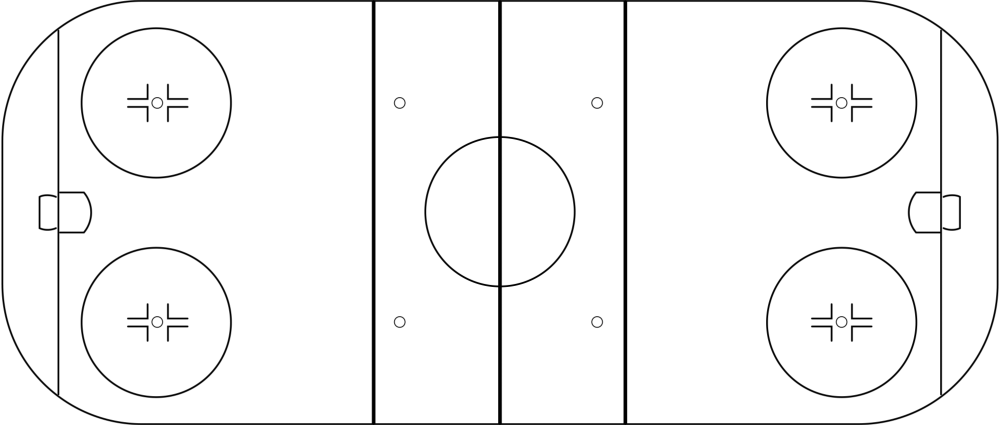
#> input picture hockey_env/rink_template.png, 2000 x 850 px, found by its file name (shown at 1/2 size)
$ jupyter execute --allow-errors Questionnaire.ipynb   (shell and % lines are left out)
#> lines starting #> are read from the running program, lines starting #| are printed output that depends on the picture
[cell 1]
from hockey_rink import NHLRink, RinkImage
import matplotlib.pyplot as plt
import pandas as pd
import seaborn as sns
import numpy as np
from scipy import stats
import statsmodels.formula.api as smf
import matplotlib.pyplot as plt
from matplotlib.colors import ListedColormap, BoundaryNorm
from matplotlib.patches import Rectangle
import matplotlib.pyplot as plt
import matplotlib.image as mpimg
from sklearn.metrics import mean_squared_error, r2_score
from sklearn.model_selection import TimeSeriesSplit
from sklearn.model_selection import GridSearchCV
from sklearn.model_selection import cross_val_score

from sklearn.ensemble import RandomForestRegressor
from sklearn.model_selection import train_test_split
import math

[cell 2]
#pd.set_option('display.max_columns', None)
#pd.set_option('display.max_rows',None)

[cell 3]
#load in rink image and data
img = mpimg.imread(r'C:\Users\kjcs2\GitHub\hockey\hockey_env\rink_template.png')
#> img is the input picture: shape (850, 2000, 4) float32; mean R, G, B, A 0.00142, 0.00142, 0.00142, 0.0393
event_data = pd.read_csv("DA_Tutorial24_Event_Data.csv")
#> (reads hockey_env/DA_Tutorial24_Event_Data.csv from the repository)
ovi_data = event_data
#> (the rest of this cell did not finish here and is left out)

[cell 4]
#explore event_data df
event_data.describe()

[cell 5]
#convert the compiled game time from seconds into minutes and periods for easier interpretation
event_data['minutes'] = round(event_data['compiledgametime']/60,2)
event_data['period'] = np.where(event_data['minutes'] <= 20, 1, np.where(event_data['minutes'] <=40, 2, np.where(event_data['minutes'] <=60, 3, 4)))

[cell 6]
#unfolding the event coordinates to fill the enitre rink

def reverse_adjust_coordinates(row):
    x_adjusted = row['xadjcoord']
    y_adjusted = row['yadjcoord']

    team_id = row['teamid']  # Team ID
    period = row['period']    # Period

    if team_id == 311: #defend left side twice
        if period in [1,3]:
            if x_adjusted < 0:
                original_x= x_adjusted #if adjusted is already negative, use it
                original_y = y_adjusted
            else:
                original_x = -x_adjusted #if adjusted is positive, make it negative
                original_y = y_adjusted
        else: #2nd period or OT
            if x_adjusted <0:
                original_x = abs(x_adjusted) #if adjusted is negative, make it positive
                original_y = y_adjusted
            else:
                original_x = x_adjusted #if adjusted is already positive, use it
                original_y = y_adjusted

    elif team_id == 315: #defend right side twice
        if period in [1,3]:
            if x_adjusted < 0:
                original_x = abs(x_adjusted) #if adjusted is negative, make it positive
                original_y = abs(y_adjusted)
            else:
                original_x = x_adjusted #if adjusted is positive, use it
                original_y = y_adjusted
        else:#2nd period and OT
            if x_adjusted <0:
                original_x = x_adjusted #if adjusted is negative, use it
                original_y = y_adjusted
            else:
                original_x = -x_adjusted #if adjusted is positive , make it negative
                original_y = y_adjusted

    return pd.Series({'xCoord': original_x, 'yCoord': original_y})


original_coords = event_data.apply(reverse_adjust_coordinates, axis=1)


event_data = event_data.join(original_coords)

[cell 7]
#creating a shots dataset
shots_data = event_data.query('eventname == "shot" and period == 1')
shots_data = shots_data[['eventname', 'period','teamid','type', 'playsection', 'zone', 'xCoord', 'yCoord','xadjcoord','yadjcoord']]

Question 1, part A, B, C, D

[cell 8]
#Looking at all of the goals scored, it appears that the game went into overtime
score = event_data.query('goal ==1')
score

[cell 9]
#What was the final score
score = score.groupby('teamid')['goal'].count()
score

[cell 10]
#closer investigation into overtime, player who scored the game winning goal is 81408 (Question 2, part A)
overtime = event_data.query('period == 4')
overtime

[cell 11]
#blocked shots in overtime Question 1 part D
ot_blocked = overtime[overtime['type'].str.contains('blocked')]
ot_blocked_shots = ot_blocked.query('eventname == "shot"')
# Count occurrences of 'pass' in the 'action' column of the filtered DataFrame
#blocked_shots = (ot_blocked['eventname'] == 'shot').count()
#blocked_shots
ot_blocked_shots.head()

Question 1, part E: Create a scatter plot for all of the winning team's shot attempts limited to the period answered in c) and highlight the winning goal in a different colour.

[cell 12]
#plotting all of the data onto the rink first
fig, ax = plt.subplots(figsize=(12, 8))


ax.imshow(img, extent=[-100, 100, -42.5, 42.5])


shots_data.loc[:, 'color'] = 'blue'
shots_data.loc[shots_data['teamid'] == 311, 'color'] = 'red'

#plot the data points
ax.scatter(shots_data['xCoord'], shots_data['yCoord'],
           s=200, c=shots_data['color'], edgecolor="white")

# Set title
ax.set_title(f"Overtime Shot Locations")

# Set limits to match your data's coordinate system
ax.set_xlim(-100, 100)
ax.set_ylim(-42.5, 42.5)
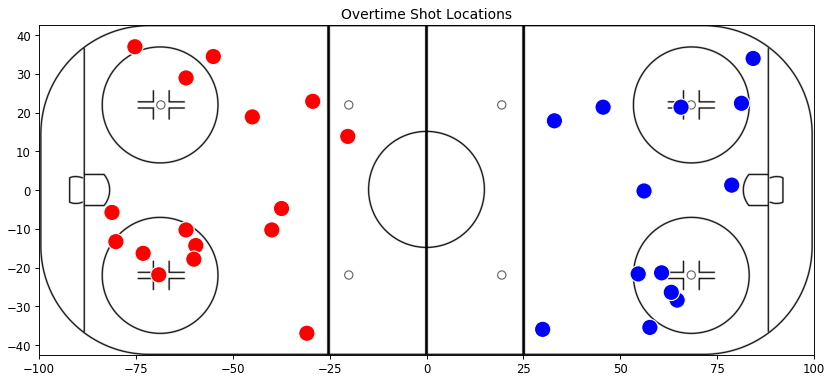
#> figure drawn by matplotlib, 1 panel

[cell 13]
#identifying the winning team shots in overtime and the goal is scored last
winning_team_shots = overtime.query('teamid == 315 and eventname == "shot"')
winning_team_shots = winning_team_shots[['goal', 'xCoord', 'yCoord' ]]
winning_team_shots

[cell 14]
#OT Shot Locations by the winning team with the winning goal in green - QUestion 1 part E

fig, ax = plt.subplots(figsize=(12, 8))


ax.imshow(img, extent=[-100, 100, -42.5, 42.5])


winning_team_shots['color'] = 'blue'
winning_team_shots.loc[winning_team_shots['goal'] == 1, 'color'] = 'green'


ax.scatter(winning_team_shots['xCoord'], winning_team_shots['yCoord'],
           s=200, c=winning_team_shots['color'], edgecolor="white")


ax.set_title(f"Overtime Shot Locations")

ax.set_xlim(-100, 100)
ax.set_ylim(-42.5, 42.5)
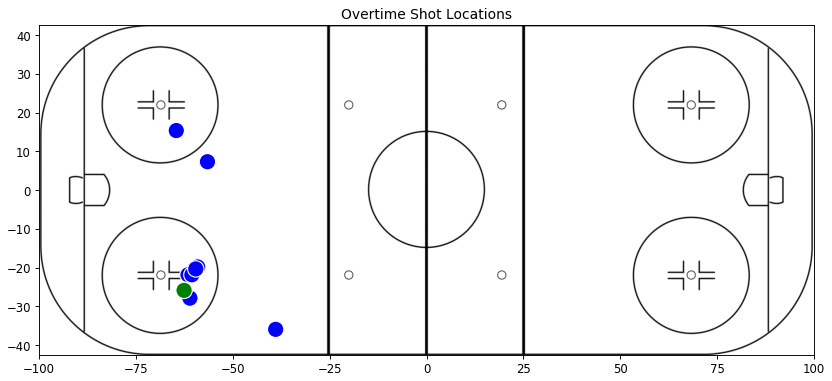
#> figure drawn by matplotlib, 1 panel

Question 2, player id 81408

[cell 15]
player_81408 = event_data.query('playerid == 81408')
player_81408.head()

Question 2, part B shot attempts

[cell 16]
shot_attempts = player_81408.query('eventname == "shot"')
pp_shot_attempts = shot_attempts.groupby('manpowersituation')['eventname'].count()
pp_shot_attempts

[cell 17]
#power play shot attempts
pp_attempts = shot_attempts.query('manpowersituation == "powerPlay"')
pp_attempts = pp_attempts[['xCoord', 'yCoord', 'xadjcoord', 'yadjcoord','period', 'teamid' ]]

[cell 18]
pp_attempts.head()

[cell 19]
#Power Play shot attempts for the full game

fig, ax = plt.subplots(figsize=(12, 8))

ax.imshow(img, extent=[-100, 100, -42.5, 42.5])

pp_attempts['color'] = 'blue'

ax.scatter(pp_attempts['xCoord'], pp_attempts['yCoord'],
           s=300, c=pp_attempts['color'], edgecolor="white")


# Set limits to match your data's coordinate system
ax.set_xlim(-100, 100)
ax.set_ylim(-42.5, 42.5)
ax.set_title(f"Powerplay Shot Attempts")

plt.show()

[cell 20]
#Power play shot attempts by period
fig, axs = plt.subplots(2, 2, figsize=(15, 10))


periods = [1, 2, 3, 4]
titles = ["Period 1", "Period 2", "Period 3", "Overtime"]

for ax, period, title in zip(axs.flatten(), periods, titles):

    period_data = pp_attempts[pp_attempts['period'] == period]


    ax.imshow(img, extent=[-100, 100, -42.5, 42.5])


    ax.scatter(period_data['xCoord'], period_data['yCoord'],
               s=300, c='blue', edgecolor="white")


    ax.set_xlim(-100, 100)
    ax.set_ylim(-42.5, 42.5)
    ax.set_title(title)

plt.tight_layout()
plt.show()
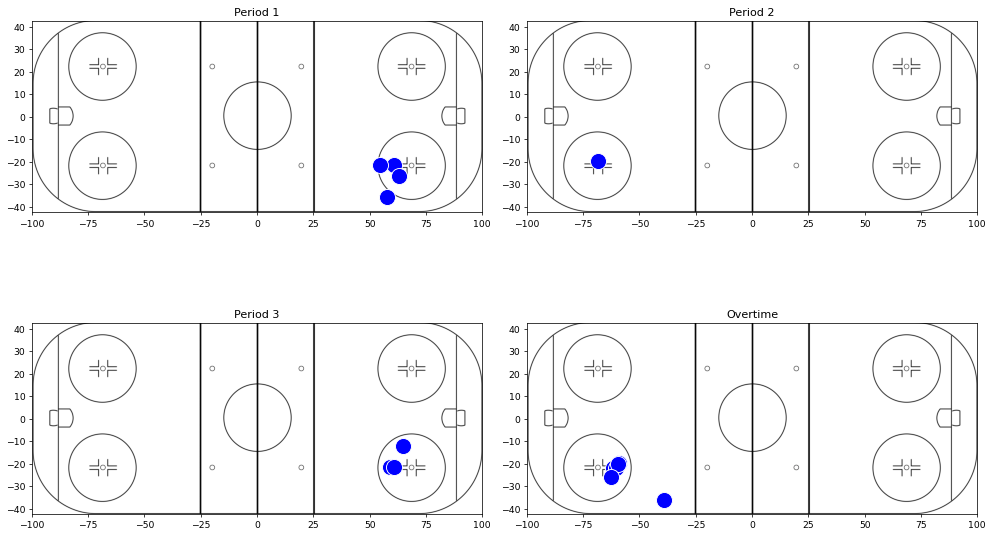
#> figure drawn by matplotlib, 4 panels

[cell 21]
pp_attempts.head()

[cell 22]
ovi_data.head()

Q2 part E, recreate the scatter plot with the y coordinates adjusted

[cell 23]
#If it is the case that the player is Ovi, to ensure that the y coordinates are properly unfolded beacause his office is the top of the right circle (goalie POV)

def reverse_adjust_coordinates(row):
    x_adjusted = row['xadjcoord']
    y_adjusted = row['yadjcoord']

    team_id = row['teamid']  # Team ID
    period = row['period']    # Period

    if period in [1,3]:
        if x_adjusted < 0:
            original_x = abs(x_adjusted) #if adjusted is negative, make it positive
            original_y = abs(y_adjusted)
        else:
            original_x = x_adjusted #if adjusted is positive, use it
            original_y = abs(y_adjusted)
    else:#2nd period and OT
        if x_adjusted <0:
            original_x = x_adjusted #if adjusted is negative, use it
            original_y = y_adjusted
        else:
            original_x = -x_adjusted #if adjusted is positive , make it negative
            original_y = y_adjusted

    return pd.Series({'ovixCoords': original_x, 'oviyCoords': original_y})

# Example usage with a DataFrame
# Assuming you have a DataFrame `df` with adjusted coordinates and additional columns
original_coords = pp_attempts.apply(reverse_adjust_coordinates, axis=1)

# Merge the original coordinates back to the original DataFrame if needed
ovi_pp = pp_attempts.join(original_coords)

[cell 24]
ovi_pp.head()

[cell 25]
#Updated scatterplot with shots in Ovi's office


fig, axs = plt.subplots(2, 2, figsize=(15, 10))


periods = [1, 2, 3, 4]
titles = ["Period 1", "Period 2", "Period 3", "Overtime"]

for ax, period, title in zip(axs.flatten(), periods, titles):

    period_data = ovi_pp[ovi_pp['period'] == period]


    ax.imshow(img, extent=[-100, 100, -42.5, 42.5])


    ax.scatter(period_data['ovixCoords'], period_data['oviyCoords'],
               s=300, c='blue', edgecolor="white")


    ax.set_xlim(-100, 100)
    ax.set_ylim(-42.5, 42.5)
    ax.set_title(title)

plt.tight_layout()
plt.show()

Question 3, part A - even strength pass completion rate for each team broken down by zone

[cell 26]
#team 315 even strength passing
team_315_passes = event_data.query('teamid == 315 and eventname == "pass" and manpowersituation == "evenStrength"')
team_315_passes['success'] = np.where(team_315_passes['outcome'] == "successful", "success", "failed")


team_315_passes=team_315_passes.groupby(['eventname', 'zone','success'])['outcome'].count()

team_315_passes = pd.DataFrame(team_315_passes).reset_index()
team_315_passes.head()

[cell 27]
team_315_passes = team_315_passes.pivot(index='zone', columns='success', values='outcome')
team_315_passes = team_315_passes.fillna(0)

[cell 28]
team_315_passes=team_315_passes.reset_index()
team_315_passes

[cell 29]
team_315_passes['total_attempts'] = team_315_passes['failed']+ team_315_passes['success']
team_315_passes['pass_rate'] = team_315_passes['success']/team_315_passes['total_attempts']
team_315_passes['pass_rate_pct'] = round(team_315_passes['pass_rate']*100,2)
team_315_passes

[cell 30]
# Load the rink image
img = mpimg.imread(r'C:\Users\kjcs2\GitHub\hockey\hockey_env\rink_template.png')

# Define the extent of the image on the rink
extent = [-100, 100, -42, 42]

# Define zone extents
zone_ranges = {
    'dz': {'x': (-100, -25), 'y': (-40, 40)},
    'nz': {'x': (-25, 25), 'y': (-40, 40)},
    'oz': {'x': (25, 100), 'y': (-40, 40)}
}

zone_names = {
    'dz': 'Defensive Zone',
    'nz': 'Neutral Zone',
    'oz': 'Offensive Zone'
}


# Define the colormap and boundaries
cmap = ListedColormap(['red', 'yellow', 'green'])
bounds = [0, .45, .60, 1.00]
norm = BoundaryNorm(bounds, cmap.N)


# Create a blank image to overlay heatmaps
fig, ax = plt.subplots(figsize=(12, 6))

# Display the rink image
ax.imshow(img, extent=extent, aspect='auto')

# Plot heatmaps for each zone
# Plot background color rectangles for each zone based on pass rate
for _, row in team_315_passes.iterrows():
    zone = row['zone']
    pass_rate_pct = row['pass_rate_pct']
    pass_rate = row['pass_rate']

    # Determine zone extents
    zone_extent = zone_ranges[zone]

    # Create a masked array for background color
    gradient = np.full((2, 256), pass_rate)
    im = ax.imshow(gradient, aspect='auto', cmap=cmap, norm=norm,
                   extent=[zone_extent['x'][0], zone_extent['x'][1],
                           zone_extent['y'][0], zone_extent['y'][1]],
                   alpha=0.5)

    # Annotate the pass rate in the zone
    cx = (zone_extent['x'][0] + zone_extent['x'][1]) / 2
    cy = (zone_extent['y'][0] + zone_extent['y'][1]) / 2
    zone_full_name = zone_names[zone]  # Get the full zone name
    ax.text(cx, cy, f'{pass_rate_pct:.1f}%\n{zone_full_name}',
            color='black', ha='center', va='center',
            fontsize=12, fontweight='bold')
# Set limits and labels
ax.set_xlim(extent[0], extent[1])
ax.set_ylim(extent[2], extent[3])
ax.set_title('Pass Rate by Zone')
ax.set_xlabel('X Coordinate')
ax.set_ylabel('Y Coordinate')

plt.show()
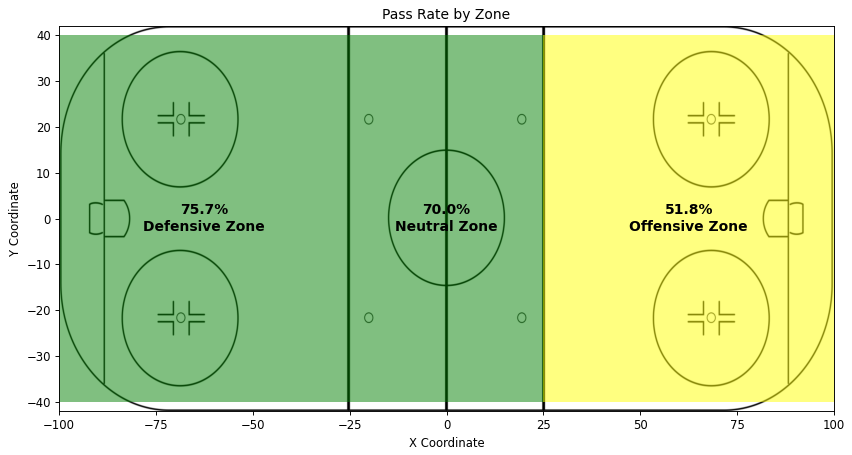
#> figure drawn by matplotlib, 1 panel
#> (the rest of the program and of its run is left out)
